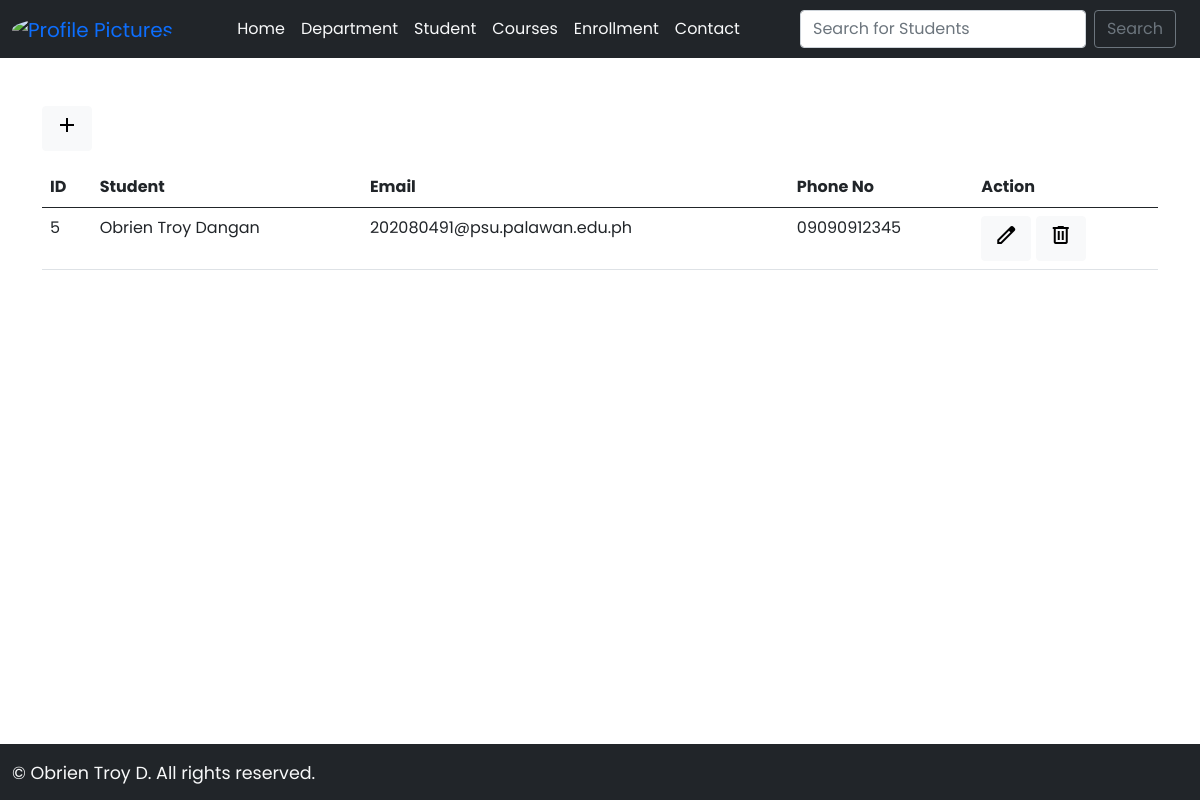
Before: /contact with the older database file.
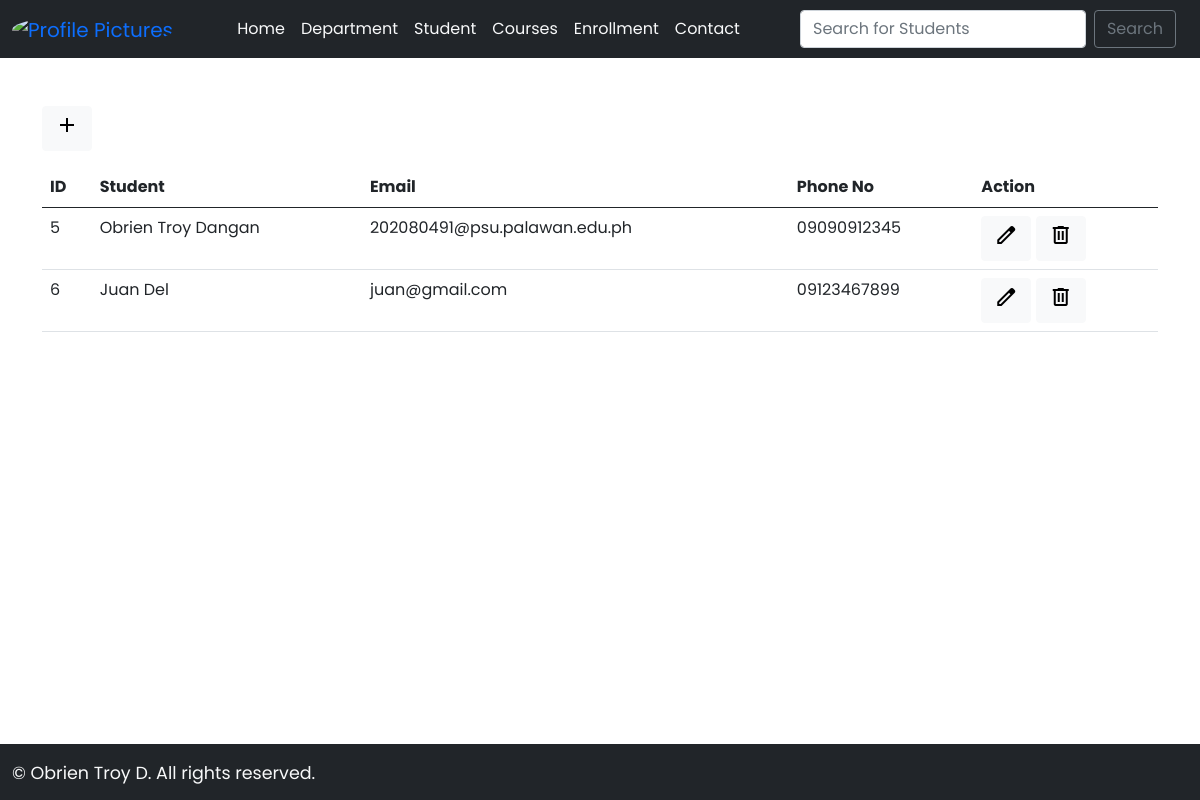
After: the same page with the newer database file.
### myapp/models.py (models this page shows, shortened)
class Contact(models.Model):
    student = models.OneToOneField(Student, on_delete=models.CASCADE)
    email = models.EmailField()
    phone_number = models.CharField(max_length=15)

class Student(models.Model):
    first_name = models.CharField(max_length=50)
    last_name = models.CharField(max_length=50)
    birth_date = models.DateField(null=True, blank=True)
    department = models.ForeignKey(Department, on_delete=models.CASCADE)
    def __str__(self):
        return self.first_name + ' ' + self.last_name

### myapp/views.py (the view)
# urls.py: path('contact', views.contact, name='contact'),
def contact(request):
  contact_list = Contact.objects.all()
  context = {'contact_list': contact_list}
  return render(request, 'contact.html', context)

### myapp/templates/contact.html (shortened to what this page needs)
{% extends "base.html" %} {% load static %} {% block body %}
<div class="container mt-4">
  <div class="row justify-content-center">
    <div class="col-md-16">
      <a href="{% url 'add-contact' %}"
        ><button type="button" class="btn btn-light mb-3"><span class="material-symbols-outlined">
          </span></button></a
      >
      <table class="table table-hover">
        <thead>
          <tr>
            <th scope="col">ID</th>
            <th scope="col">Student</th>
            <th scope="col">Email</th>
            <th scope="col">Phone No</th>
            <th scope="col">Action</th>
          </tr>
        </thead>
        <tbody>
          {% for contact in contact_list %}
          <tr>
            <td>{{ contact.id }}</td>
            <td>{{ contact.student }}</td>
            <td>{{ contact.email }}</td>
            <td>{{ contact.phone_number }}</td>
            <td>
              <a href="{% url 'edit-contact' contact.id %}"
                ><button type="button" class="btn btn-light"><span class="material-symbols-outlined">
                  </span></button></a
              >
              <a href="{% url 'delete-contact' contact.id %}"
                ><button type="button" class="btn btn-light"><span class="material-symbols-outlined">
                  </span></button></a
              >
            </td>
          </tr>
          {% endfor %}
        </tbody>
      </table>
    </div>
  </div>
</div>
{% endblock %}

Changed rows visible on the page:
added Contact: id "6", student "Juan Del", email "juan@gmail.com", phone_number "09123467899"
